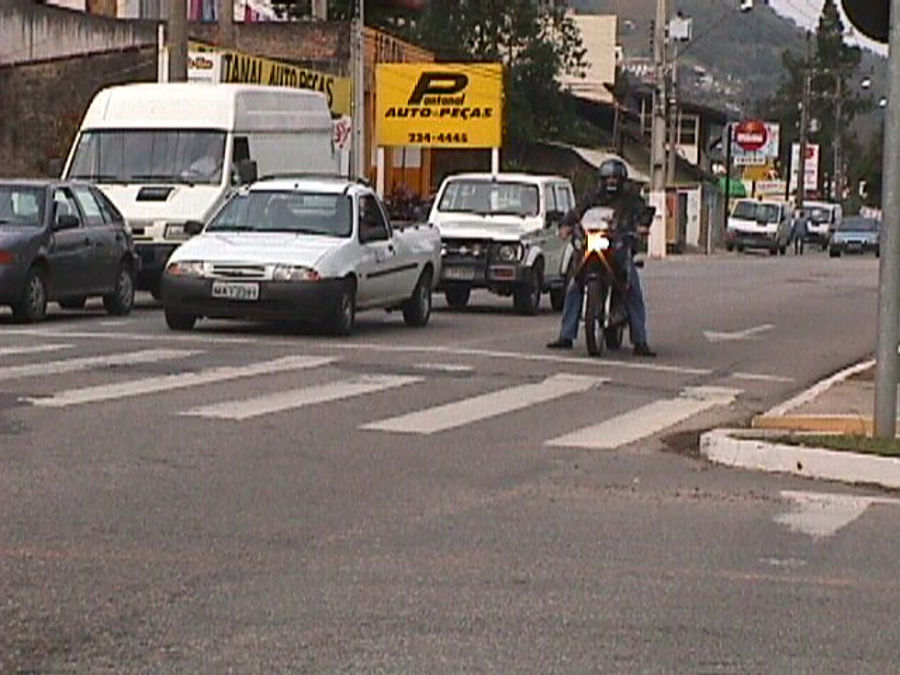
#> input picture data/street-01.jpg, 900 x 675 px
$ jupyter execute '01_Car Detector - Value-Domain and Space-Domain.ipynb'
#> lines starting #> are read from the running program, lines starting #| are printed output that depends on the picture; after the words box and inside, x2 and y2 are one past the last pixel; in counts of white or black regions, pixels touching at a corner belong together
# Car Detector

The database used in this notebook is from Aldo von Wangenheim
https://github.com/awangenh/vision

### Dependencies

[cell 1]
import cv2
import numpy as np
import matplotlib.pyplot as plt
from ipywidgets import interact, interactive, interact_manual

### Import Image: Street with Cars

[cell 2]
orig = cv2.imread("data/street-01.jpg", cv2.IMREAD_COLOR)
#> orig is the input picture: shape (675, 900, 3); mean B, G, R 102.3, 108.4, 119.5
orig = cv2.cvtColor(orig, cv2.COLOR_BGR2RGB)

gray = cv2.imread("data/street-01.jpg", cv2.IMREAD_GRAYSCALE)
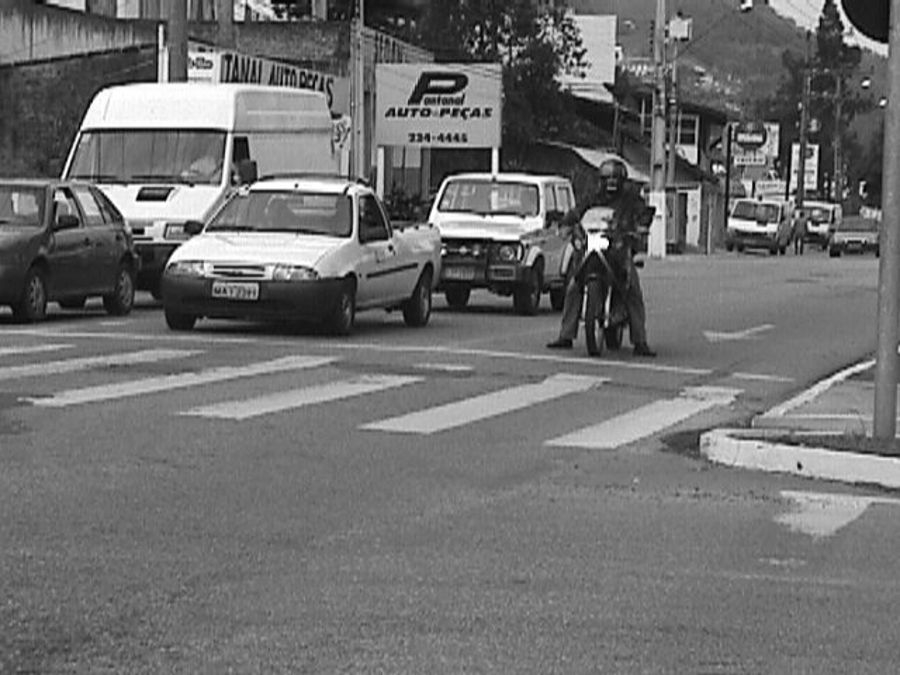
#> gray: shape (675, 900); min 0, max 255, mean 111

fig, axes = plt.subplots(1, 2, figsize=(16, 12), sharex=True, sharey=True)
ax = axes.ravel()

ax[0].imshow(orig)
ax[0].set_title("RGB Image")

ax[1].imshow(gray, 'gray')
ax[1].set_title("Grayscale Image");
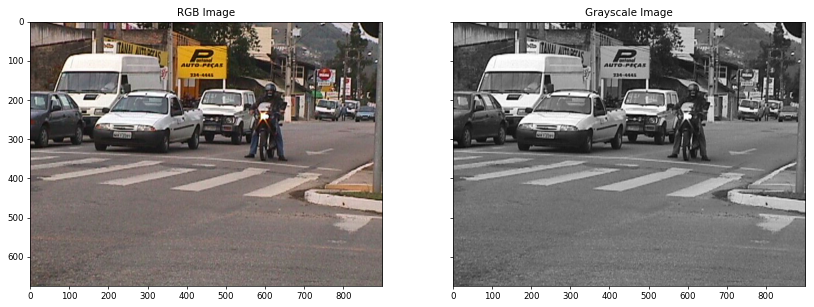
#> figure drawn by matplotlib, 2 panels

### Import image: Reference Image

The simpliest way to make a car detector is compare frames to a reference image.

[cell 3]
ref_orig = cv2.imread("data/street-00.jpg", cv2.IMREAD_COLOR)
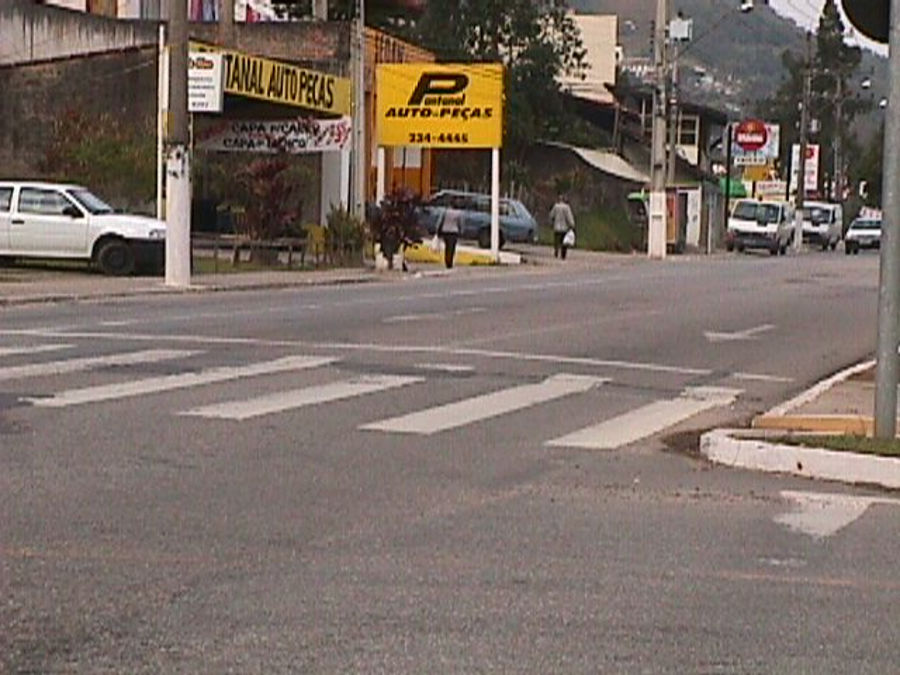
#> input picture data/street-00.jpg, 900 x 675 px
#> ref_orig is the input picture: shape (675, 900, 3); mean B, G, R 101.4, 109, 122.3
ref_orig = cv2.cvtColor(ref_orig, cv2.COLOR_BGR2RGB)

ref_gray = cv2.imread("data/street-00.jpg", cv2.IMREAD_GRAYSCALE)
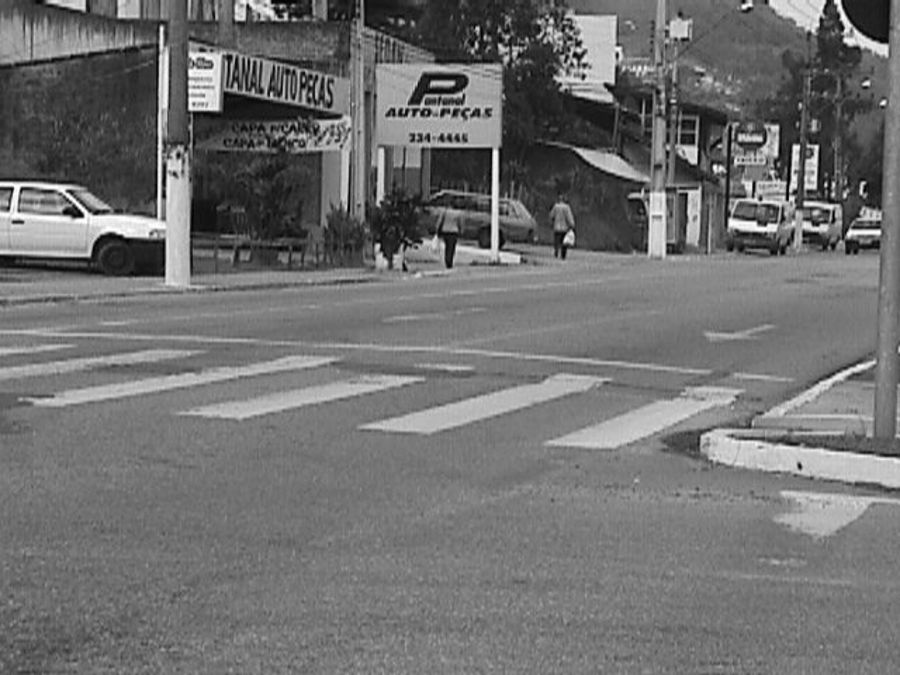
#> ref_gray: shape (675, 900); min 0, max 255, mean 112.1

fig, axes = plt.subplots(1, 2, figsize=(16, 12), sharex=True, sharey=True)
ax = axes.ravel()

ax[0].imshow(ref_orig)
ax[0].set_title("RGB Reference Image")

ax[1].imshow(ref_gray, 'gray')
ax[1].set_title("Grayscale Reference Image");

### Identify what has changed

[cell 4]
change = cv2.absdiff(gray, ref_gray)
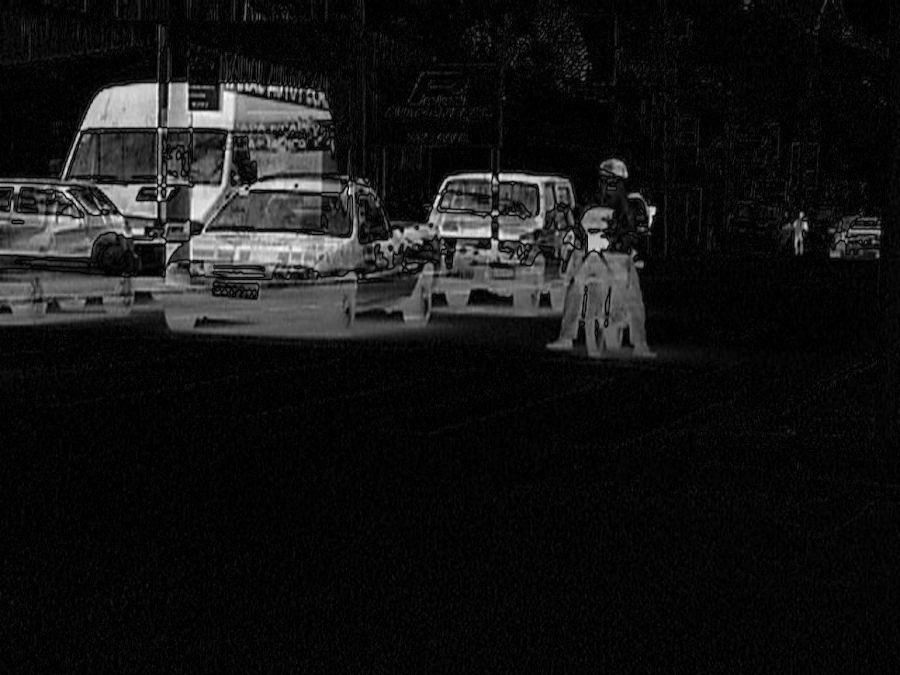
#> change: shape (675, 900); min 0, max 255, mean 21.1
#> the sliders are set to thresh = 127, modeStr = cv2.THRESH_BINARY

plt.figure(figsize=(12,8))
plt.title("Absolute difference between images")
plt.imshow(change, 'gray');

### Refining the mask with Basic Thresholding Operations

If you closely examine the image above, you will notice a blend of the "Street with cars" image and the reference image, particularly near the tires.

To generate a better mask, we could use threshold operations.

[cell 5]
modes = ['cv2.THRESH_BINARY',
         'cv2.THRESH_BINARY_INV',
         'cv2.THRESH_TRUNC',
         'cv2.THRESH_TOZERO',
         'cv2.THRESH_TOZERO_INV']

def my_threshold(thresh, modeStr):
#> called with thresh = 127, modeStr = 'cv2.THRESH_BINARY'
    global change
    global dst

    mode = eval(modeStr)
    th, dst = cv2.threshold(change, thresh, 255, mode)
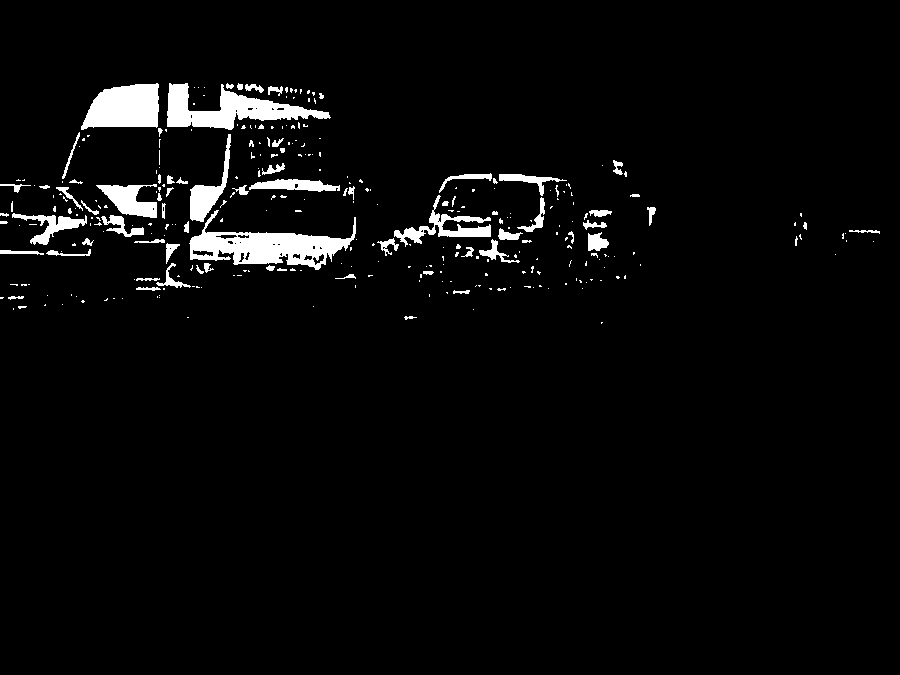
#> dst: shape (675, 900); 3.6% white; 312 white regions (236 under 20 px), largest, box (x1, y1, x2, y2) and area: (189, 210, 356, 270) 4070, (167, 83, 331, 130) 3330, (81, 83, 159, 130) 2775
#> th = 127

    fig, axes = plt.subplots(1, 2, figsize=(16, 12), sharex=True, sharey=True)
    ax = axes.ravel()
    ax[0].imshow(change,'gray')
    ax[1].imshow(dst,'gray')

interactive(my_threshold, thresh = (0, 255), modeStr=modes)

### Using another approach: Mathematical Morphology

Testing differents types of threshold does not generate a good mask. We are still unable to extract the entire car. To overcome this, we will use morphological operations on the mask generated above.

We will use composite operations Opening and Closing. For that, we will need a kernel (structuring element) to process the operations.

[cell 6]
kernel = np.ones((5,5), np.uint8)
kernel

[cell 7]
kernel2 = np.ones((41,41), np.uint8)

[cell 8]
# Opening

opening = cv2.morphologyEx(dst, cv2.MORPH_OPEN, kernel)
#> opening: shape (675, 900); 2.5% white; 45 white regions, largest, box (x1, y1, x2, y2) and area: (190, 232, 350, 267) 3385, (83, 84, 159, 128) 2749, (192, 91, 329, 129) 2306

[cell 9]
# Closing

closing = cv2.morphologyEx(opening, cv2.MORPH_CLOSE, kernel2)
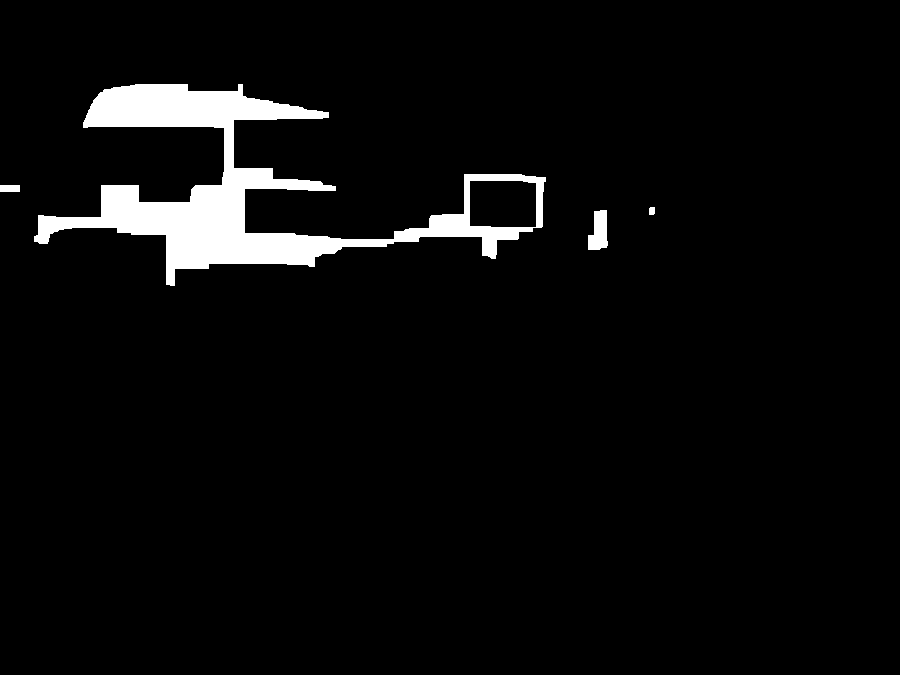
#> closing: shape (675, 900); 4.3% white; 4 white regions, box (x1, y1, x2, y2) and area: (34, 84, 546, 286) 25417, (588, 210, 608, 250) 596, (0, 185, 20, 192) 140, (649, 207, 655, 215) 46

[cell 10]
fig, axes = plt.subplots(1, 2, figsize=(16, 12), sharex=True, sharey=True)
ax = axes.ravel()

ax[0].imshow(opening, 'gray')
ax[0].set_title("Opening operation")

ax[1].imshow(closing, 'gray')
ax[1].set_title("Closing operation - Mask");

[cell 11]
# Extracting cars from image

mask_morpho = cv2.multiply(gray, (closing//255))
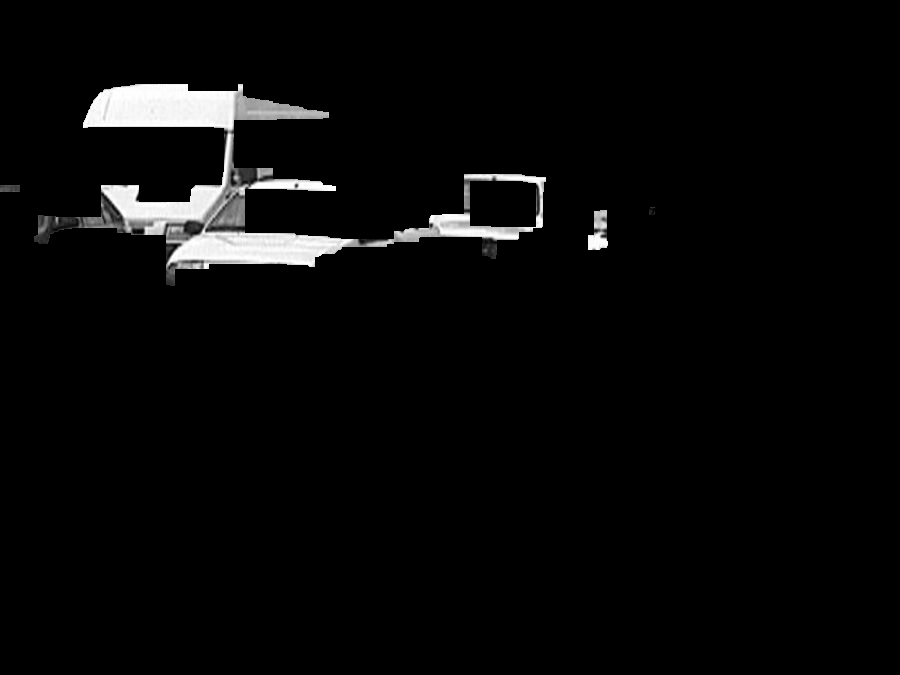
#> mask_morpho: shape (675, 900); min 0, max 255, mean 8.3

[cell 12]
fig, axes = plt.subplots(1, 2, figsize=(16, 12), sharex=True, sharey=True)
ax = axes.ravel()

ax[0].imshow(gray, 'gray')
ax[0].set_title("Original Image")

ax[1].imshow(mask_morpho, 'gray')
ax[1].set_title("Extracted cars");
